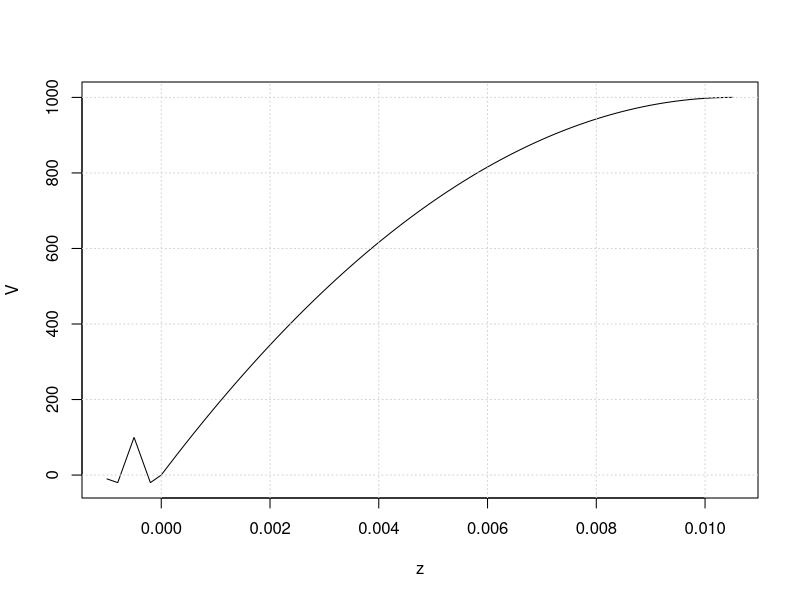
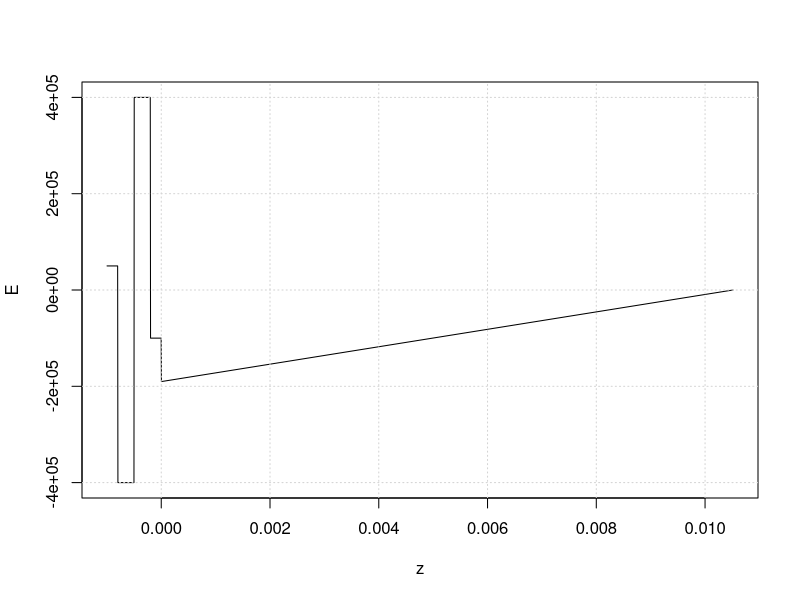
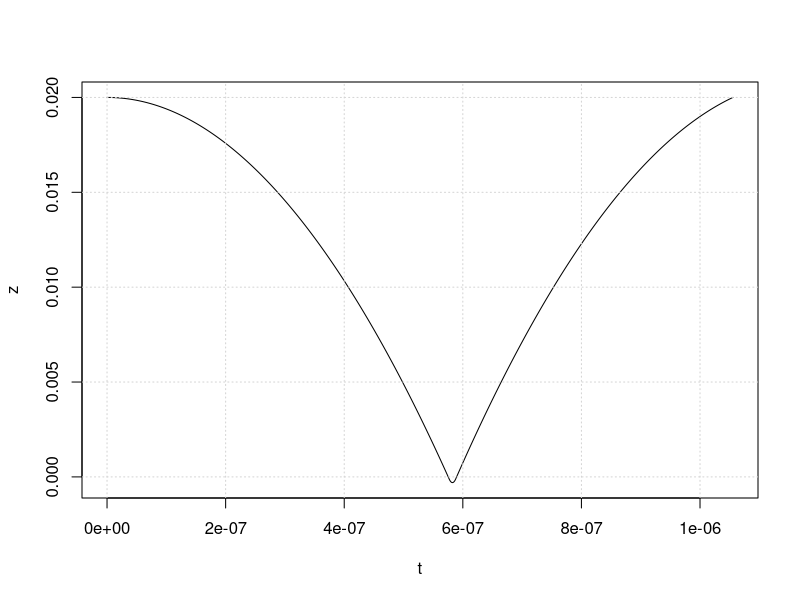
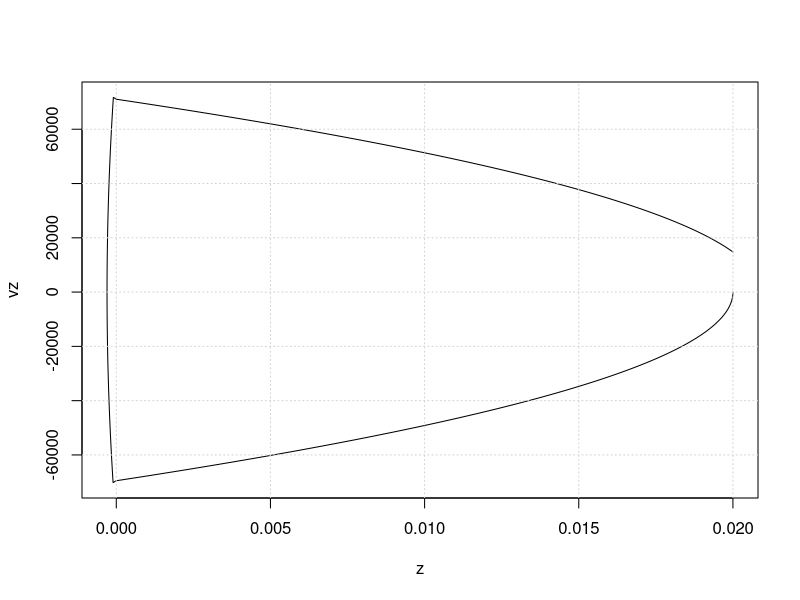
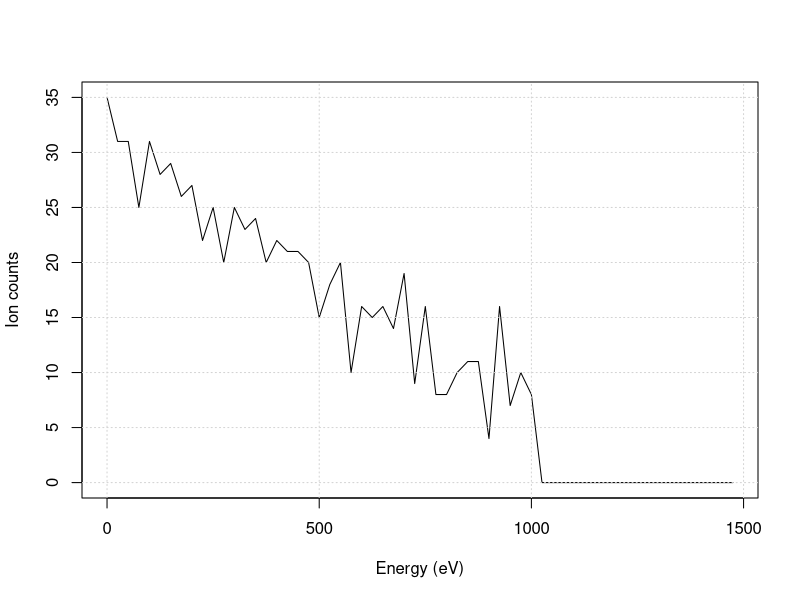
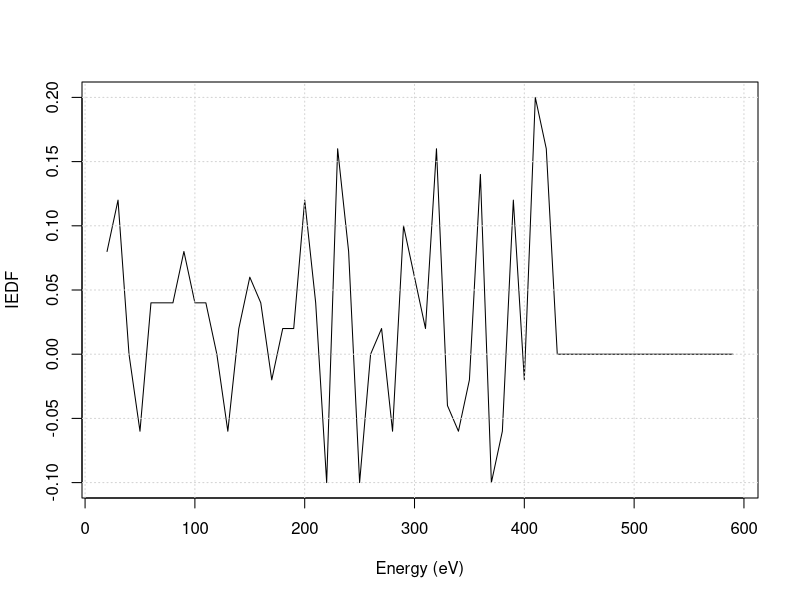
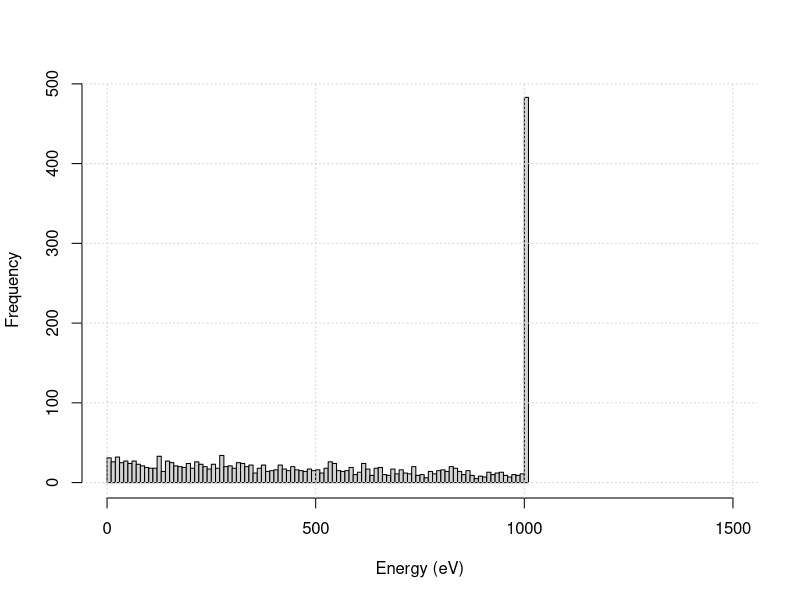

Write R code to recreate these figures, in order.
data <- read.csv("VEz.csv", header=TRUE, colClasses = c("numeric","numeric","numeric"))
colnames(data) <- c("z","V","E")

plot(with(data, V ~ z), type = "l")
grid()

plot(with(data, E ~ z), type = "l")
grid()


traj <- read.csv("trajectory.csv", header=TRUE, colClasses = c("numeric","numeric","numeric"))
colnames(traj) <- c("t","z","vz")

plot(with(traj, z ~ t), type = "l"); grid()
plot(with(traj, vz ~ z), type = "l"); grid()



library(dplyr)
ionCount <- read.csv("ionCount.csv", header=FALSE, colClasses = c("numeric","numeric","numeric"))
colnames(ionCount) <- c("G2","Count","Energy(ev)")

ionCount <- ionCount %>% group_by(G2) %>% summarise(counts = sum(Count))

plot(ionCount, type = "l", xlab="Energy (eV)", ylab="Ion counts"); grid()

derivative <- c()
n <- dim(ionCount)[1]-1  
for (i in 2:n)
  {
  numerator <- with(ionCount, -(counts[i+1]-counts[i-1]) )
  denominator <- with(ionCount, (G2[i+1]-G2[i-1]) )
  if (denominator < 0) data <- 0
  else data <- numerator/denominator
  derivative <- rbind(derivative,data)
}
energy <- seq(2,n,1)*10
plot(derivative ~ energy, type="l",xlab="Energy (eV)", ylab="IEDF"); grid()



#ION ENERGY DISTRIBUTION AS SEEN AT G0
ionEnergy <- read.csv("ionEnergy.csv", header=FALSE, colClasses = c("numeric"))
colnames(ionEnergy) <- c("eV")
hist(as.vector(ionEnergy$eV), breaks=100, 
     xlab="Energy (eV)", 
     ylab="Frequency", 
     main = "", xlim=c(0,1500)); grid()

